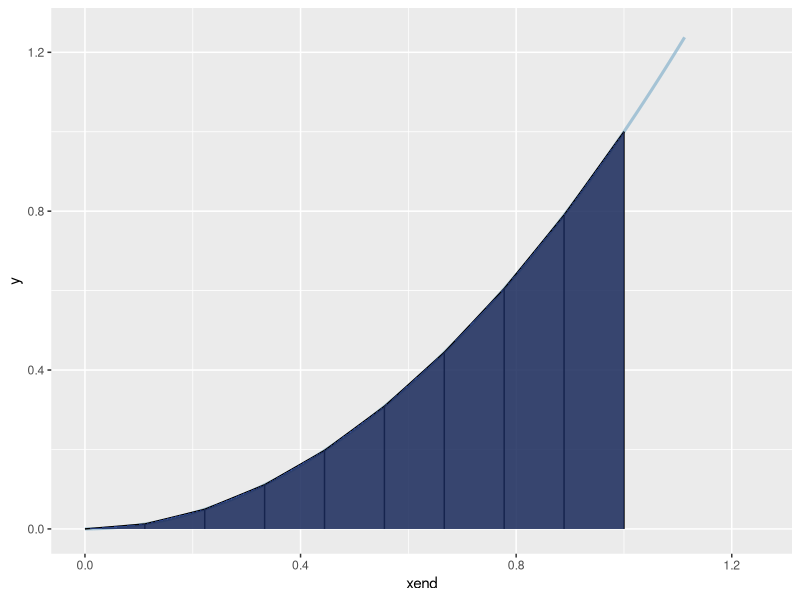
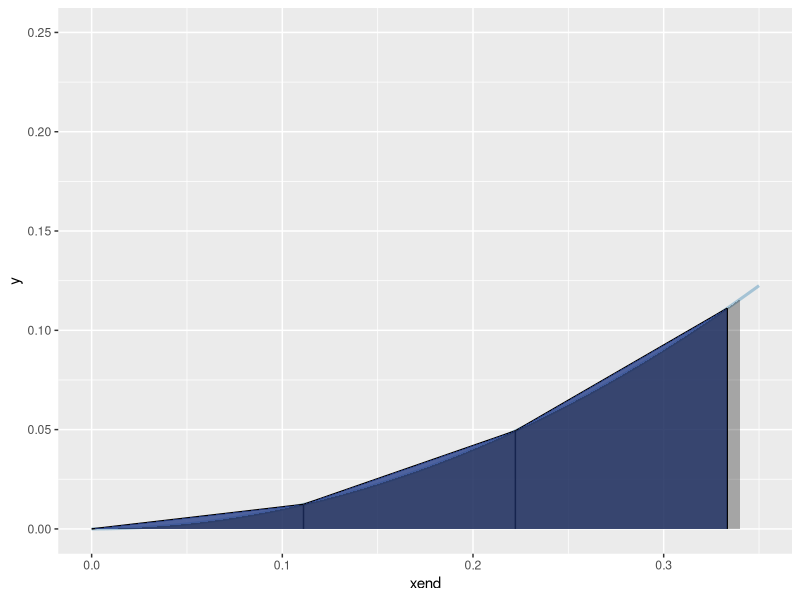
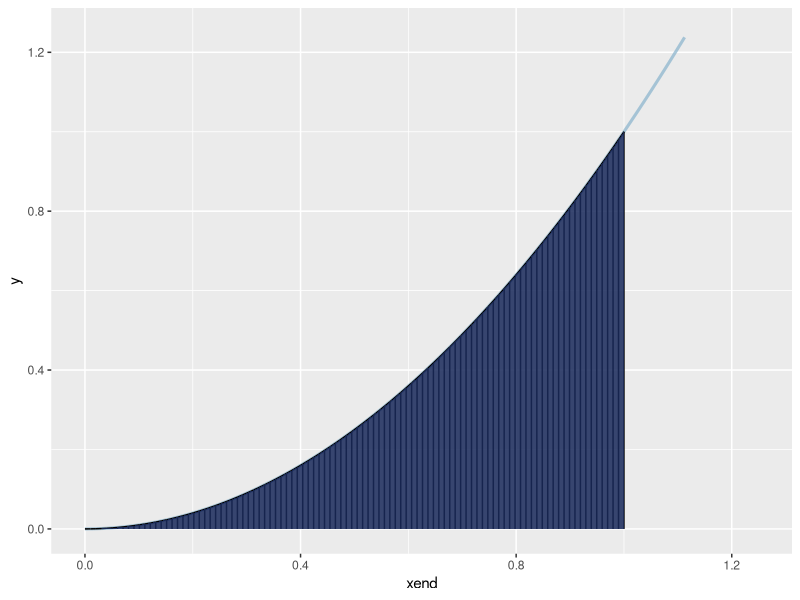
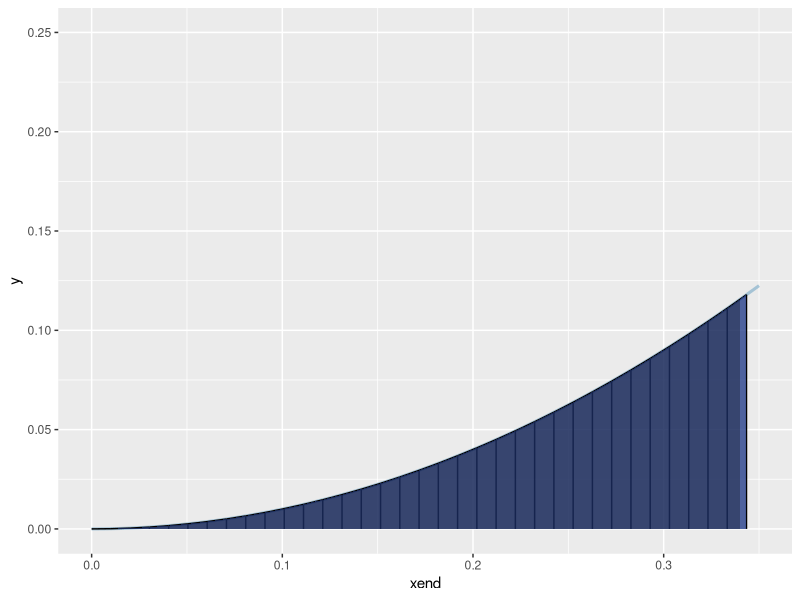
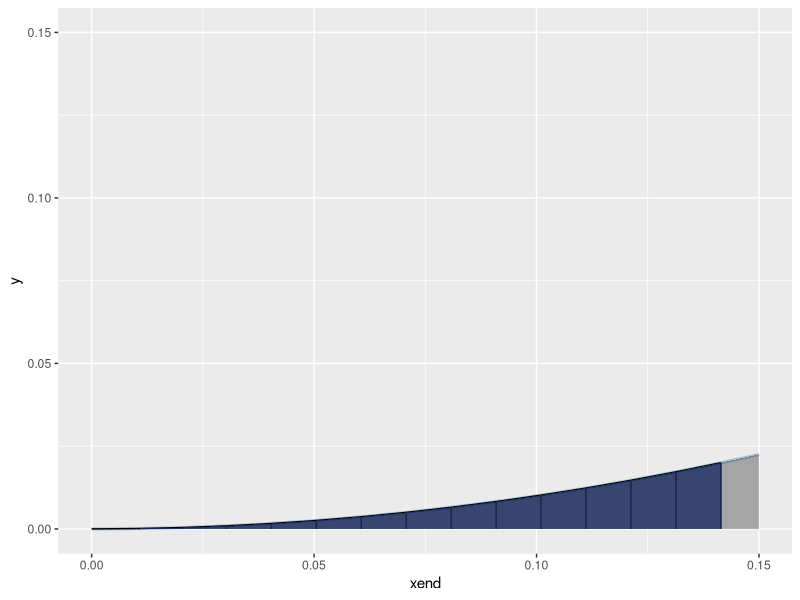
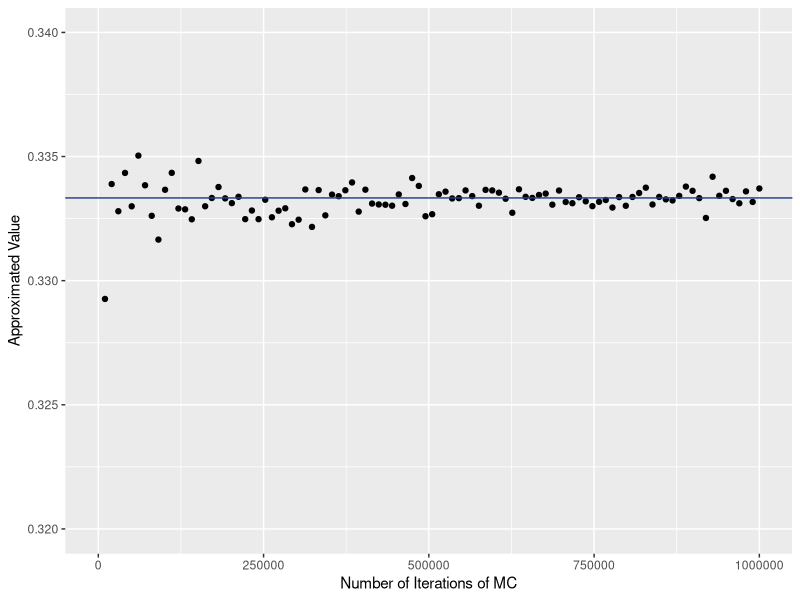
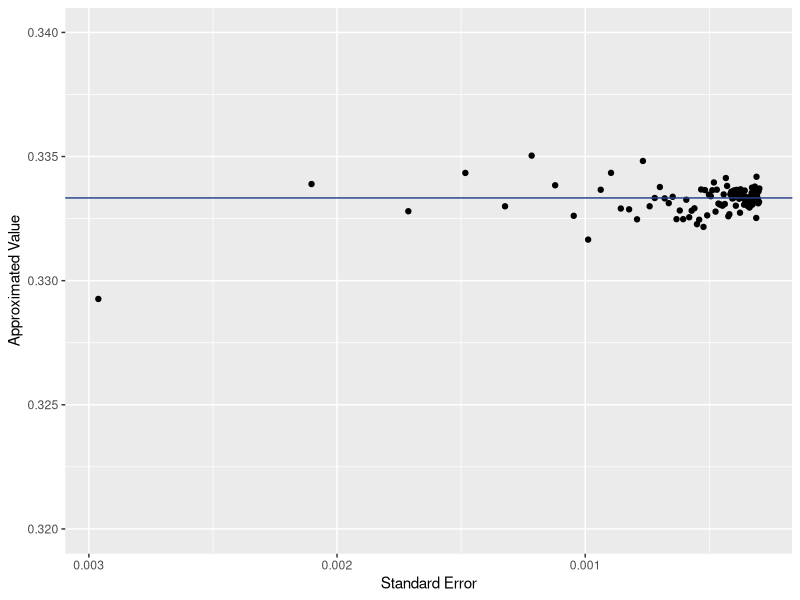
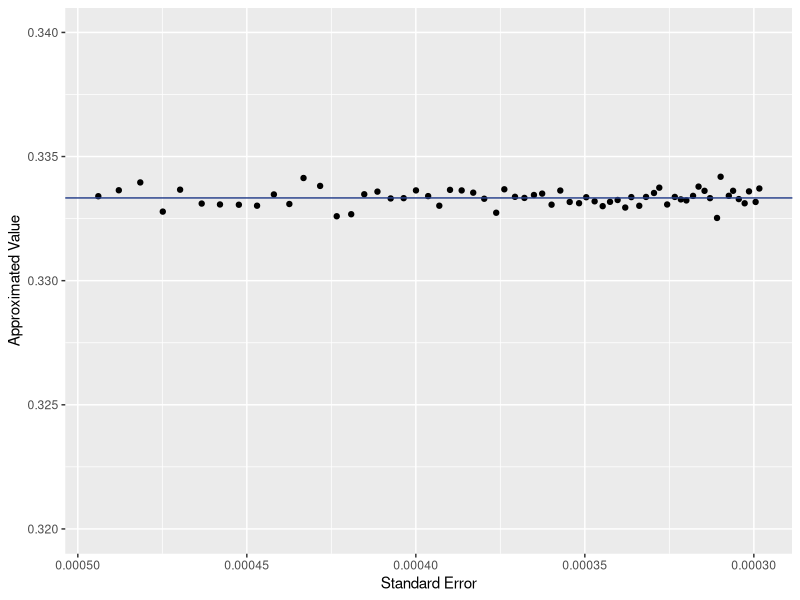

These charts were generated, in order, by the following R code:
## ---- chunk 1
knitr::opts_chunk$set(echo = TRUE)
library(ggplot2)
library(tibble)
library(ggforce)
library(dplyr)
library(magrittr)
options(warn=-1)
## ---- chunk 2
# define our function 
given_function <- function(x){
  return(x * x)
}

# break the interval into 10 subintervals 
subintervals <- seq.int(0, 1, length.out = 10)

# create a vector for functions outputs 
fx <- vector(length = length(subintervals))

# for each subinterval, calculate the function 
for (i in 1:length(subintervals)){
  fx[i] <- given_function(subintervals[i])
}

# collect our points into a data frame 
needed_points <- tibble(xend = subintervals, 
                     y = rep(0, 10), 
                     yend = fx,
                     yend1 = c(fx[2:10], fx[10]), 
                     xend1 = c(subintervals[2:10], subintervals[10])
                     )

# plot the function and its approximation 
ggplot(data = needed_points) + 
  stat_function(fun = given_function, size = 1.05, alpha = 0.75, color = 'lightskyblue3') + 
  geom_segment(aes(x = xend, y = y, xend = xend, yend = yend)) + 
  geom_segment(aes(x = xend, y= yend, xend = xend1, yend = yend1)) + 
  geom_ribbon(aes(x = xend, ymin = y, ymax = yend), fill = 'royalblue4', alpha = 0.8) + 
  geom_area(stat = 'function', fun = given_function, fill = 'black', alpha = 0.3, xlim = c(0, 1)) + 
  xlim(c(0, 1.25)) + ylim(c(0, 1.25))

# zooming in
ggplot(data = needed_points) + 
  stat_function(fun = given_function, size = 1.05, alpha = 0.75, color = 'lightskyblue3') + 
  geom_segment(aes(x = xend, y = y, xend = xend, yend = yend)) + 
  geom_segment(aes(x = xend, y= yend, xend = xend1, yend = yend1)) + 
  geom_ribbon(aes(x = xend, ymin = y, ymax = yend), fill = 'royalblue4', alpha = 0.8) + 
  geom_area(stat = 'function', fun = given_function, fill = 'black', alpha = 0.3, xlim = c(0, 1)) + 
  xlim(c(0, 0.35)) + ylim(c(0, 0.25))
## ---- chunk 3
# composite trapezoid function 
comp_trapezoid <- function(f, a, b, n){
  # check to make sure the function f is valid 
  if (is.function(f) == FALSE){
    stop('f must be a valid function with one parameter.')
  }
  # implementation
  h <- (b-a)/n
  j <- 1:n - 1
  xj <- a + j*h
  approx <- (h/2) * (f(a) + 2 * sum(f(xj)) + f(b))
  
  return(approx)
}

# calculation with 10 partitions
comp_trapezoid(given_function, 0, 1, 10)

## ---- chunk 4
# break the interval into 100 subintervals 
subintervals <- seq.int(0, 1, length.out = 100)

# create a vector for functions outputs 
fx <- vector(length = length(subintervals))

# for each subinterval, calculate the function 
for (i in 1:length(subintervals)){
  fx[i] <- given_function(subintervals[i])
}

# collect our points into a data frame 
needed_points <- tibble(xend = subintervals, 
                     y = rep(0, 100), 
                     yend = fx,
                     yend1 = c(fx[2:100], fx[100]), 
                     xend1 = c(subintervals[2:100], subintervals[100])
                     )

# plot the function and its approximation 
ggplot(data = needed_points) + 
  stat_function(fun = given_function, size = 1.05, alpha = 0.75, color = 'lightskyblue3') + 
  geom_segment(aes(x = xend, y = y, xend = xend, yend = yend)) + 
  geom_segment(aes(x = xend, y= yend, xend = xend1, yend = yend1)) + 
  geom_ribbon(aes(x = xend, ymin = y, ymax = yend), fill = 'royalblue4', alpha = 0.8) + 
  geom_area(stat = 'function', fun = given_function, fill = 'black', alpha = 0.3, xlim = c(0, 1)) + 
  xlim(c(0, 1.25)) + ylim(c(0, 1.25))

# zooming in
ggplot(data = needed_points) + 
  stat_function(fun = given_function, size = 1.05, alpha = 0.75, color = 'lightskyblue3') + 
  geom_segment(aes(x = xend, y = y, xend = xend, yend = yend)) + 
  geom_segment(aes(x = xend, y= yend, xend = xend1, yend = yend1)) + 
  geom_ribbon(aes(x = xend, ymin = y, ymax = yend), fill = 'royalblue4', alpha = 0.8) + 
  geom_area(stat = 'function', fun = given_function, fill = 'black', alpha = 0.3, xlim = c(0, 1)) + 
  xlim(c(0, 0.35)) + ylim(c(0, 0.25))

# closer 
ggplot(data = needed_points) + 
  stat_function(fun = given_function, size = 1.05, alpha = 0.75, color = 'lightskyblue3') + 
  geom_segment(aes(x = xend, y = y, xend = xend, yend = yend)) + 
  geom_segment(aes(x = xend, y= yend, xend = xend1, yend = yend1)) + 
  geom_ribbon(aes(x = xend, ymin = y, ymax = yend), fill = 'royalblue4', alpha = 0.8) + 
  geom_area(stat = 'function', fun = given_function, fill = 'black', alpha = 0.3, xlim = c(0, 1)) + 
  xlim(c(0, 0.15)) + ylim(c(0, 0.15))
## ---- chunk 5
# calculation with 100 partitions 
comp_trapezoid(given_function, 0, 1, 100)
## ---- chunk 6
# function for arbitrary f
# n is number iterations
# a is lower bound 
# b is upper bound
# f is the function to be approximated
# since f in [a, b] we can use a uniform sampling function

mc_Integral_Unif <- function(n, a, b, f){
  # check to make sure functions are valid
  if (is.function(f) == FALSE){
    stop('f and g must be valid functions with one parameter.')
  }
  
  # sampling function
  g <- runif(n, a, b)
  
  # 
  y <- (f(g))/(1/(b-a))
  
  # int approximation 
  Int <- sum(y)/n
  
  # standard error of int and 95% confidence interval 
  y_squared <- y^2
  se <- sqrt((sum(y_squared)/n-Int^2)/n)
  ci_l <- Int - 1.96 * se
  ci_u <- Int + 1.96 * se
  list("Int" = Int, "SE" = se, "95% CI Lower Bound" = ci_l, "95% CI Upper Bound" = ci_u)
}
## ---- chunk 7
# run for 10 iterations
mc_Integral_Unif(10, 0, 1, given_function)

# run for 100 iterations
mc_Integral_Unif(100, 0, 1, given_function)
## ---- chunk 8

# break the interval into 100 subintervals 
subintervals <- seq.int(0, 1000000, length.out = 100)

# create a matrix for functions outputs 
fx <- matrix(NA, nrow = length(subintervals), ncol = 4)

# for each subinterval, calculate the function 
for (i in 1:length(subintervals)){
  v <- mc_Integral_Unif(subintervals[i], 0, 1, given_function)
  fx[i, 1] <- v$Int
  fx[i, 2] <- v$SE
  fx[i, 3] <- v$`95% CI Lower Bound`
  fx[i, 4] <- v$`95% CI Upper Bound`
}

# collect our points into a data frame 
needed_points <- tibble(
                     exp_num = 1:100, 
                     num_iters = subintervals,
                     approx_val = fx[, 1],
                     standard_error = fx[, 2],
                     conf_int_lb = fx[, 3], 
                     conf_int_ub = fx[,4]
                     )

needed_points
## ---- chunk 9
# value vs num iters
ggplot(needed_points, aes(needed_points$num_iters, needed_points$approx_val)) +
  geom_point() +
  geom_hline(yintercept = 1/3, color = "royalblue4") +
  ylab("Approximated Value") + xlab("Number of Iterations of MC") +
  ylim(c(0.32, 0.34))

# value vs standard error 
ggplot(needed_points, aes(needed_points$standard_error, needed_points$approx_val)) +
  geom_point() +
  geom_hline(yintercept = 1/3, color = "royalblue4") +
  ylab("Approximated Value") + xlab("Standard Error") +
  ylim(c(0.32, 0.34)) + scale_x_reverse()

# look at points with less than 5/10,000th error
se_0005 <- needed_points %>% 
  filter(needed_points$standard_error < 0.0005)

ggplot(se_0005, aes(se_0005$standard_error, se_0005$approx_val)) +
  geom_point() +
  geom_hline(yintercept = 1/3, color = "royalblue4") +
  ylab("Approximated Value") + xlab("Standard Error") +
  ylim(c(0.32, 0.34)) + scale_x_reverse()
## ---- chunk 10
integrate(given_function, 0, 1)
